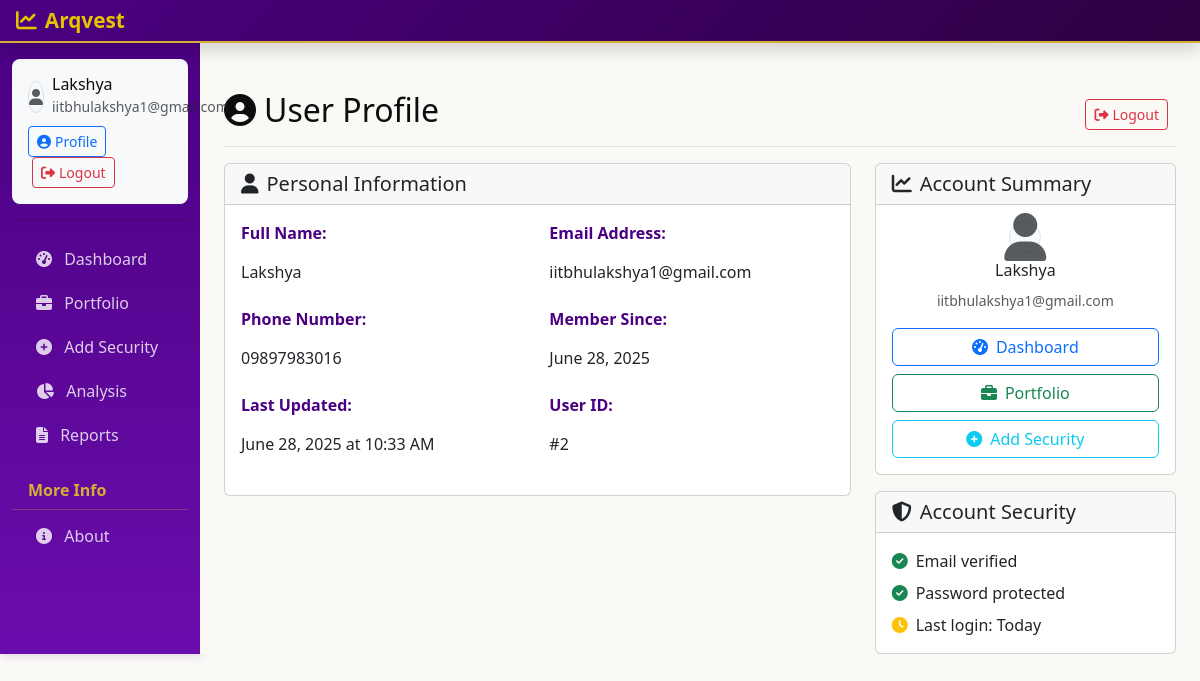
The page /profile (signed in) on the database its author committed.
### models.py (models this page shows, shortened)
class User(UserMixin, db.Model):
    id = db.Column(db.Integer, primary_key=True)
    name = db.Column(db.String(100), nullable=False)
    email = db.Column(db.String(120), unique=True, nullable=False)
    phone = db.Column(db.String(20), nullable=False)
    password_hash = db.Column(db.String(255), nullable=False)
    created_at = db.Column(db.DateTime, default=datetime.utcnow)
    updated_at = db.Column(db.DateTime, default=datetime.utcnow, onupdate=datetime.utcnow)
    securities = db.relationship('Security', backref='user', lazy=True, cascade='all, delete-orphan')
    portfolio_snapshots = db.relationship('PortfolioSnapshot', backref='user', lazy=True, cascade='all, delete-orphan')

### routes.py (the view)
@app.route('/profile')
@login_required
def profile():
    return render_template('profile.html', user=current_user)

### app.py (called while the page is built)
@login_manager.user_loader
def load_user(user_id):
    from models import User
    return User.query.get(int(user_id))

### templates/profile.html (shortened to what this page needs)
{% extends "layout.html" %}
{% block content %}
<div class="d-flex justify-content-between flex-wrap flex-md-nowrap align-items-center pt-3 pb-2 mb-3 border-bottom">
    <h1 class="h2">
        <i class="fas fa-user-circle me-2"></i>User Profile
    </h1>
    <div class="btn-toolbar mb-2 mb-md-0">
        <div class="btn-group me-2">
            <a href="{{ url_for('logout') }}" class="btn btn-sm btn-outline-danger">
                <i class="fas fa-sign-out-alt me-1"></i>Logout
            </a>
        </div>
    </div>
</div>
<div class="row">
    <div class="col-md-8">
        <div class="card">
            <div class="card-header">
                <h5 class="card-title mb-0">
                    <i class="fas fa-user me-2"></i>Personal Information
                </h5>
            </div>
            <div class="card-body">
                <div class="row">
                    <div class="col-md-6">
                        <div class="mb-3">
                            <label class="form-label fw-bold">Full Name:</label>
                            <p class="form-control-plaintext">{{ user.name }}</p>
                        </div>
                    </div>
                    <div class="col-md-6">
                        <div class="mb-3">
                            <label class="form-label fw-bold">Email Address:</label>
                            <p class="form-control-plaintext">{{ user.email }}</p>
                        </div>
                    </div>
                </div>
                <div class="row">
                    <div class="col-md-6">
                        <div class="mb-3">
                            <label class="form-label fw-bold">Phone Number:</label>
                            <p class="form-control-plaintext">{{ user.phone }}</p>
                        </div>
                    </div>
                    <div class="col-md-6">
                        <div class="mb-3">
                            <label class="form-label fw-bold">Member Since:</label>
                            <p class="form-control-plaintext">{{ user.created_at.strftime('%B %d, %Y') }}</p>
                        </div>
                    </div>
                </div>
                <div class="row">
                    <div class="col-md-6">
                        <div class="mb-3">
                            <label class="form-label fw-bold">Last Updated:</label>
                            <p class="form-control-plaintext">{{ user.updated_at.strftime('%B %d, %Y at %I:%M %p') }}</p>
                        </div>
                    </div>
                    <div class="col-md-6">
                        <div class="mb-3">
                            <label class="form-label fw-bold">User ID:</label>
                            <p class="form-control-plaintext">#{{ user.id }}</p>
                        </div>
                    </div>
                </div>
            </div>
        </div>
    </div>
    <div class="col-md-4">
        <div class="card">
            <div class="card-header">
                <h5 class="card-title mb-0">
                    <i class="fas fa-chart-line me-2"></i>Account Summary
                </h5>
            </div>
            <div class="card-body">
                <div class="text-center mb-3">
                    <div class="avatar-placeholder">
                        <i class="fas fa-user fa-3x text-muted"></i>
                    </div>
                    <h6 class="mt-2">{{ user.name }}</h6>
                    <small class="text-muted">{{ user.email }}</small>
                </div>
                <div class="d-grid gap-2">
                    <a href="{{ url_for('index') }}" class="btn btn-outline-primary">
                        <i class="fas fa-tachometer-alt me-2"></i>Dashboard
                    </a>
                    <a href="{{ url_for('portfolio') }}" class="btn btn-outline-success">
                        <i class="fas fa-briefcase me-2"></i>Portfolio
                    </a>
                    <a href="{{ url_for('add_security') }}" class="btn btn-outline-info">
                        <i class="fas fa-plus-circle me-2"></i>Add Security
                    </a>
                </div>
            </div>
        </div>
        <div class="card mt-3">
            <div class="card-header">
                <h5 class="card-title mb-0">
                    <i class="fas fa-shield-alt me-2"></i>Account Security
                </h5>
            </div>
            <div class="card-body">
                <div class="d-flex align-items-center mb-2">
                    <i class="fas fa-check-circle text-success me-2"></i>
                    <span>Email verified</span>
                </div>
                <div class="d-flex align-items-center mb-2">
                    <i class="fas fa-check-circle text-success me-2"></i>
                    <span>Password protected</span>
                </div>
                <div class="d-flex align-items-center">
                    <i class="fas fa-clock text-warning me-2"></i>
                    <span>Last login: Today</span>
                </div>
            </div>
        </div>
    </div>
</div>
{% endblock %}

### templates/layout.html (shortened to what this page needs)
<!DOCTYPE html>
<html lang="en">
<head>
    <link href="https://cdn.jsdelivr.net/npm/bootstrap@5.3.0/dist/css/bootstrap.min.css" rel="stylesheet">
    <link rel="stylesheet" href="https://cdnjs.cloudflare.com/ajax/libs/font-awesome/6.4.0/css/all.min.css">
    <link rel="stylesheet" href="{{ url_for('static', filename='css/custom.css') }}">
</head>
<body>
    <header class="navbar navbar-dark sticky-top flex-md-nowrap p-0 shadow">
        <a class="navbar-brand col-md-3 col-lg-2 me-0 px-3" href="{{ url_for('index') }}">
            <i class="fas fa-chart-line me-2"></i>Arqvest
        </a>
    </header>
    <div class="container-fluid">
        <div class="row">
            <nav id="sidebarMenu" class="col-md-3 col-lg-2 d-md-block sidebar collapse">
                <div class="position-sticky sidebar-sticky pt-3">
                    {% if current_user.is_authenticated %}
                    <div class="user-info mb-3 px-3">
                        <div class="d-flex align-items-center">
                            <div class="avatar-placeholder me-2">
                                <i class="fas fa-user text-muted"></i>
                            </div>
                            <div>
                                <h6 class="mb-0">{{ current_user.name }}</h6>
                                <small class="text-muted">{{ current_user.email }}</small>
                            </div>
                        </div>
                        <div class="mt-2">
                            <a href="{{ url_for('profile') }}" class="btn btn-sm btn-outline-primary">
                                <i class="fas fa-user-circle me-1"></i>Profile
                            </a>
                            <a href="{{ url_for('logout') }}" class="btn btn-sm btn-outline-danger ms-1">
                                <i class="fas fa-sign-out-alt me-1"></i>Logout
                            </a>
                        </div>
                    </div>
                    <hr class="my-3">
                    {% endif %}
                    <ul class="nav flex-column">
                        <li class="nav-item">
                            <a class="nav-link {{ 'active' if request.path == url_for('index') else '' }}"
                               href="{{ url_for('index') }}">
                                <i class="fas fa-tachometer-alt me-2"></i>
                                Dashboard
                            </a>
                        </li>
                        <li class="nav-item">
                            <a class="nav-link {{ 'active' if request.path == url_for('portfolio') else '' }}"
                               href="{{ url_for('portfolio') }}">
                                <i class="fas fa-briefcase me-2"></i>
                                Portfolio
                            </a>
                        </li>
                        <li class="nav-item">
                            <a class="nav-link {{ 'active' if request.path == url_for('add_security') else '' }}"
                               href="{{ url_for('add_security') }}">
                                <i class="fas fa-plus-circle me-2"></i>
                                Add Security
                            </a>
                        </li>
                        <li class="nav-item">
                            <a class="nav-link {{ 'active' if request.path == url_for('analysis') else '' }}"
                               href="{{ url_for('analysis') }}">
                                <i class="fas fa-chart-pie me-2"></i>
                                Analysis
                            </a>
                        </li>
                        <li class="nav-item">
                            <a class="nav-link {{ 'active' if request.path == url_for('reports') else '' }}"
                               href="{{ url_for('reports') }}">
                                <i class="fas fa-file-alt me-2"></i>
                                Reports
                            </a>
                        </li>
                    </ul>
                    <h6 class="sidebar-heading d-flex justify-content-between align-items-center px-3 mt-4 mb-1">
                        <span>More Info</span>
                    </h6>
                    <ul class="nav flex-column mb-2">
                        <li class="nav-item">
                            <a class="nav-link" href="#" data-bs-toggle="modal" data-bs-target="#aboutModal">
                                <i class="fas fa-info-circle me-2"></i>
                                About
                            </a>
                        </li>
                    </ul>
                </div>
            </nav>
            <main class="col-md-9 ms-sm-auto col-lg-10 px-md-4 main-content">
                {% block content %}{% endblock %}
            </main>
        </div>
    </div>
</body>
</html>

### static/css/custom.css (style rules this page uses)
:root { --primary-purple: #4B0082; --secondary-gold: #D4AF37; --background-off-white: #FAF9F6; --text-rich-black: #0D0D0D; --purple-light: #6A0DAD; --purple-dark: #2D0040; --gold-light: #E6C200; --gold-dark: #B8941F; --text-muted: #666666; --border-color: #E0E0E0; --shadow-color: rgba(75, 0, 130, 0.1); }
body { background-color: var(--background-off-white); color: var(--text-rich-black); font-family: 'Segoe UI', Tahoma, Geneva, Verdana, sans-serif; }
.navbar-dark { background: linear-gradient(135deg, var(--primary-purple), var(--purple-dark)) !important; border-bottom: 2px solid var(--secondary-gold); }
.navbar-brand { color: var(--secondary-gold) !important; font-weight: 600; font-size: 1.3rem; }
.sidebar { background: linear-gradient(180deg, var(--primary-purple), var(--purple-light)) !important; box-shadow: 2px 0 10px rgba(75, 0, 130, 0.2); }
.sidebar .nav-link { color: rgba(255, 255, 255, 0.8) !important; border-radius: 8px; margin: 2px 8px; transition: all 0.3s ease; }
.sidebar-heading { color: var(--secondary-gold) !important; font-weight: 600; border-bottom: 1px solid rgba(212, 175, 55, 0.3); padding-bottom: 8px; }
.main-content { padding-top: 2rem; background-color: var(--background-off-white); }
.form-label { font-weight: 600; color: var(--primary-purple); margin-bottom: 8px; }

### templates/profile.html (style rules this page uses)
.avatar-placeholder { width: 80px; height: 80px; border-radius: 50%; background-color: #f8f9fa; display: flex; align-items: center; justify-content: center; margin: 0 auto; border: 2px solid #dee2e6; }
.form-control-plaintext { padding: 0.375rem 0; margin-bottom: 0; color: #212529; background-color: transparent; border: solid transparent; border-width: 1px 0; }

### templates/layout.html (style rules this page uses)
.avatar-placeholder { width: 32px; height: 32px; border-radius: 50%; background-color: #f8f9fa; display: flex; align-items: center; justify-content: center; border: 1px solid #dee2e6; }
.user-info { background-color: #f8f9fa; border-radius: 8px; padding: 1rem; }

### rows shown on the page
User: name "Lakshya", email "iitbhulakshya1@gmail.com", phone "09897983016", created_at "June 28, 2025", updated_at "June 28, 2025 at 10:33 AM", id "2"
